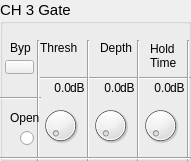
  <widget class="QGroupBox" name="groupBox_3">
   <property name="geometry">
    <rect>
     <x>520</x>
     <y>10</y>
     <width>191</width>
     <height>161</height>
    </rect>
   </property>
   <property name="font">
    <font>
     <pointsize>11</pointsize>
    </font>
   </property>
   <property name="title">
    <string>CH 3 Gate</string>
   </property>
   <widget class="QLabel" name="label_23">
    <property name="geometry">
     <rect>
      <x>10</x>
      <y>40</y>
      <width>21</width>
      <height>16</height>
     </rect>
    </property>
    <property name="font">
     <font>
      <pointsize>9</pointsize>
     </font>
    </property>
    <property name="text">
     <string>Byp</string>
    </property>
   </widget>
   <widget class="QLabel" name="label_24">
    <property name="geometry">
     <rect>
      <x>40</x>
      <y>40</y>
      <width>41</width>
      <height>16</height>
     </rect>
    </property>
    <property name="font">
     <font>
      <pointsize>9</pointsize>
     </font>
    </property>
    <property name="text">
     <string>Thresh</string>
    </property>
   </widget>
   <widget class="QLabel" name="label_25">
    <property name="geometry">
     <rect>
      <x>100</x>
      <y>40</y>
      <width>41</width>
      <height>16</height>
     </rect>
    </property>
    <property name="font">
     <font>
      <pointsize>9</pointsize>
     </font>
    </property>
    <property name="text">
     <string>Depth</string>
    </property>
   </widget>
   <widget class="QLabel" name="label_26">
    <property name="geometry">
     <rect>
      <x>150</x>
      <y>40</y>
      <width>31</width>
      <height>31</height>
     </rect>
    </property>
    <property name="font">
     <font>
      <pointsize>9</pointsize>
     </font>
    </property>
    <property name="text">
     <string>Hold
Time</string>
    </property>
   </widget>
   <widget class="Line" name="line_15">
    <property name="geometry">
     <rect>
      <x>40</x>
      <y>70</y>
      <width>151</width>
      <height>16</height>
     </rect>
    </property>
    <property name="orientation">
     <enum>Qt::Horizontal</enum>
    </property>
   </widget>
   <widget class="Line" name="line_16">
    <property name="geometry">
     <rect>
      <x>0</x>
      <y>90</y>
      <width>41</width>
      <height>16</height>
     </rect>
    </property>
    <property name="orientation">
     <enum>Qt::Horizontal</enum>
    </property>
   </widget>
   <widget class="Line" name="line_17">
    <property name="geometry">
     <rect>
      <x>30</x>
      <y>40</y>
      <width>16</width>
      <height>121</height>
     </rect>
    </property>
    <property name="orientation">
     <enum>Qt::Vertical</enum>
    </property>
   </widget>
   <widget class="Line" name="line_18">
    <property name="geometry">
     <rect>
      <x>80</x>
      <y>40</y>
      <width>16</width>
      <height>121</height>
     </rect>
    </property>
    <property name="orientation">
     <enum>Qt::Vertical</enum>
    </property>
   </widget>
   <widget class="Line" name="line_19">
    <property name="geometry">
     <rect>
      <x>130</x>
      <y>40</y>
      <width>16</width>
      <height>121</height>
     </rect>
    </property>
    <property name="orientation">
     <enum>Qt::Vertical</enum>
    </property>
   </widget>
   <widget class="Line" name="line_20">
    <property name="geometry">
     <rect>
      <x>180</x>
      <y>40</y>
      <width>16</width>
      <height>121</height>
     </rect>
    </property>
    <property name="orientation">
     <enum>Qt::Vertical</enum>
    </property>
   </widget>
   <widget class="OIDDial" name="dial_7">
    <property name="geometry">
     <rect>
      <x>40</x>
      <y>100</y>
      <width>41</width>
      <height>51</height>
     </rect>
    </property>
   </widget>
   <widget class="OIDDial" name="dial_8">
    <property name="geometry">
     <rect>
      <x>90</x>
      <y>100</y>
      <width>41</width>
      <height>51</height>
     </rect>
    </property>
   </widget>
   <widget class="OIDDial" name="dial_9">
    <property name="geometry">
     <rect>
      <x>140</x>
      <y>100</y>
      <width>41</width>
      <height>51</height>
     </rect>
    </property>
   </widget>
   <widget class="Line" name="line_21">
    <property name="geometry">
     <rect>
      <x>0</x>
      <y>150</y>
      <width>191</width>
      <height>16</height>
     </rect>
    </property>
    <property name="orientation">
     <enum>Qt::Horizontal</enum>
    </property>
   </widget>
   <widget class="QLabel" name="label_27">
    <property name="geometry">
     <rect>
      <x>70</x>
      <y>80</y>
      <width>16</width>
      <height>16</height>
     </rect>
    </property>
    <property name="font">
     <font>
      <pointsize>9</pointsize>
     </font>
    </property>
    <property name="text">
     <string>dB</string>
    </property>
   </widget>
   <widget class="QLabel" name="label_28">
    <property name="geometry">
     <rect>
      <x>120</x>
      <y>80</y>
      <width>16</width>
      <height>16</height>
     </rect>
    </property>
    <property name="font">
     <font>
      <pointsize>9</pointsize>
     </font>
    </property>
    <property name="text">
     <string>dB</string>
    </property>
   </widget>
   <widget class="QLabel" name="label_29">
    <property name="geometry">
     <rect>
      <x>170</x>
      <y>80</y>
      <width>16</width>
      <height>16</height>
     </rect>
    </property>
    <property name="font">
     <font>
      <pointsize>9</pointsize>
     </font>
    </property>
    <property name="text">
     <string>dB</string>
    </property>
   </widget>
   <widget class="QLabel" name="ls7">
    <property name="geometry">
     <rect>
      <x>40</x>
      <y>80</y>
      <width>31</width>
      <height>16</height>
     </rect>
    </property>
    <property name="font">
     <font>
      <pointsize>9</pointsize>
     </font>
    </property>
    <property name="text">
     <string>0.0</string>
    </property>
    <property name="alignment">
     <set>Qt::AlignRight|Qt::AlignTrailing|Qt::AlignVCenter</set>
    </property>
   </widget>
   <widget class="QLabel" name="ls8">
    <property name="geometry">
     <rect>
      <x>90</x>
      <y>80</y>
      <width>31</width>
      <height>16</height>
     </rect>
    </property>
    <property name="font">
     <font>
      <pointsize>9</pointsize>
     </font>
    </property>
    <property name="text">
     <string>0.0</string>
    </property>
    <property name="alignment">
     <set>Qt::AlignRight|Qt::AlignTrailing|Qt::AlignVCenter</set>
    </property>
   </widget>
   <widget class="QLabel" name="ls9">
    <property name="geometry">
     <rect>
      <x>140</x>
      <y>80</y>
      <width>31</width>
      <height>16</height>
     </rect>
    </property>
    <property name="font">
     <font>
      <pointsize>9</pointsize>
     </font>
    </property>
    <property name="text">
     <string>0.0</string>
    </property>
    <property name="alignment">
     <set>Qt::AlignRight|Qt::AlignTrailing|Qt::AlignVCenter</set>
    </property>
   </widget>
   <widget class="QLabel" name="label_33">
    <property name="geometry">
     <rect>
      <x>10</x>
      <y>110</y>
      <width>31</width>
      <height>16</height>
     </rect>
    </property>
    <property name="font">
     <font>
      <pointsize>9</pointsize>
     </font>
    </property>
    <property name="text">
     <string>Open</string>
    </property>
   </widget>
   <widget class="QRadioButton" name="radioButton_3">
    <property name="geometry">
     <rect>
      <x>20</x>
      <y>130</y>
      <width>16</width>
      <height>16</height>
     </rect>
    </property>
    <property name="text">
     <string/>
    </property>
   </widget>
   <widget class="OIDStatePushBtn" name="bypass3">
    <property name="geometry">
     <rect>
      <x>5</x>
      <y>60</y>
      <width>29</width>
      <height>14</height>
     </rect>
    </property>
    <property name="text">
     <string/>
    </property>
    <property name="checkable">
     <bool>true</bool>
    </property>
   </widget>
  </widget>
